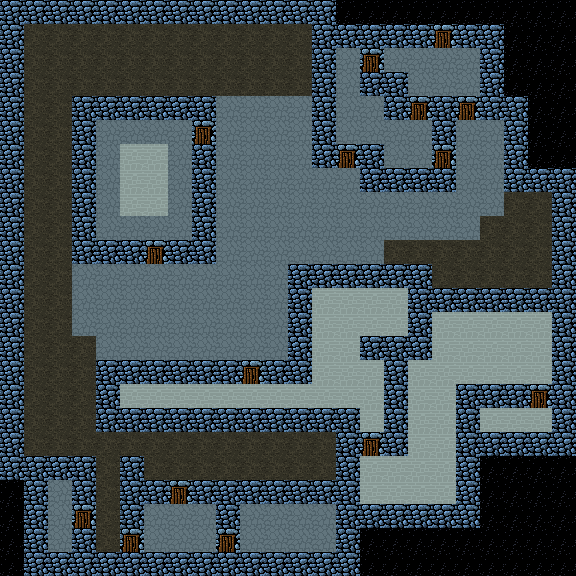

A 2D game scene composited from a Tiled map and its tileset images. What follows is a short description and the map's XML, with each tile layer's data collapsed to a summary:
An orthogonal 24x24 tile map with 24x24 px tiles, 1 tile layer (Kachelebene 1).

<map version="1.0" orientation="orthogonal" width="24" height="24" tilewidth="24" tileheight="24">
 <tileset firstgid="1" name="tileset1" tilewidth="24" tileheight="24">
  <image source="tileset1.png" width="96" height="48" />
 </tileset>
 <layer name="Kachelebene 1" width="24" height="24">
  <data>[576 cells, 576 non-empty, 6 distinct tile ids]</data>
 </layer>
</map>